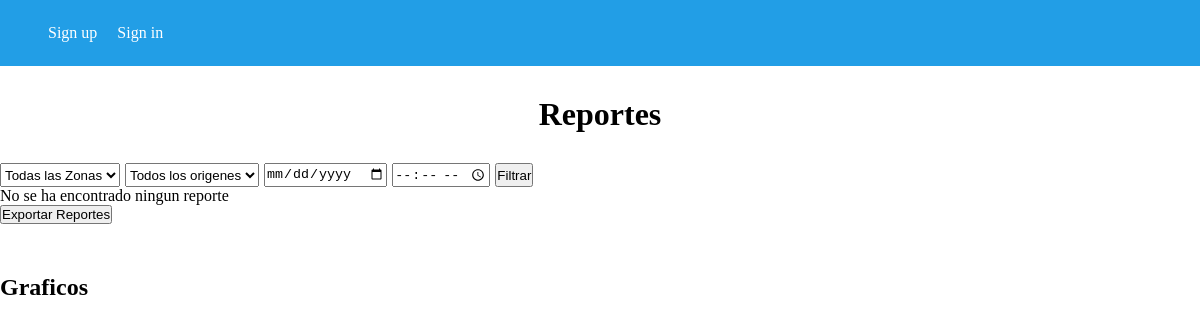
/verReportes/, run on an earlier commit of the app's database.
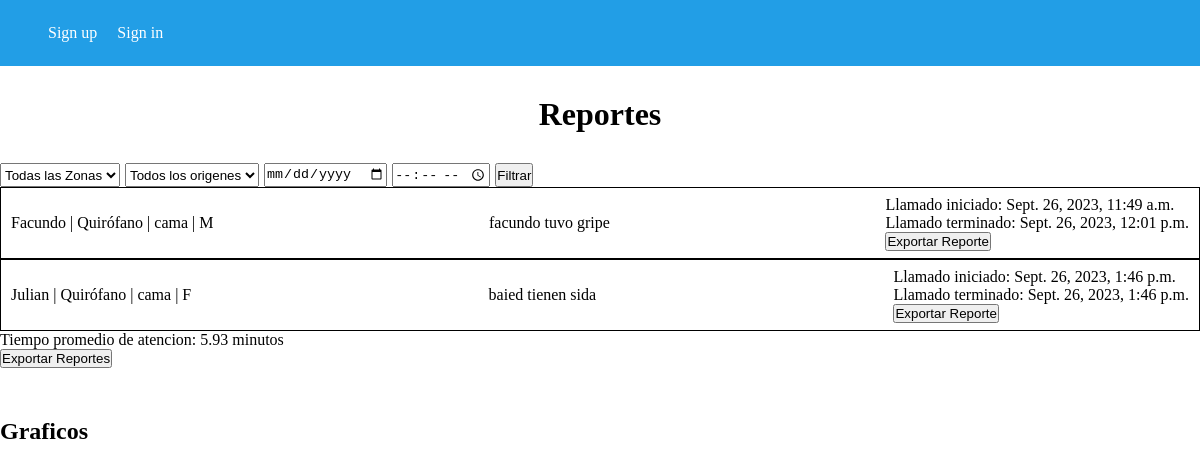
And on a later commit of the database.
### administracion/models.py (models this page shows, shortened)
class Reporte(models.Model):
    tipo = models.CharField(default="", max_length=100)
    consulta = models.TextField(default="")
    zona = models.ForeignKey(Zona, on_delete=models.CASCADE, default=1)
    llamado = models.ForeignKey(Llamado, default=None, on_delete=models.CASCADE)
    created_at = models.DateTimeField(default=timezone.now)

class Llamado(models.Model):
    paciente = models.ForeignKey(Paciente, default=None, on_delete=models.CASCADE)
    zona = models.ForeignKey(Zona, default=None, on_delete=models.CASCADE)
    origen = models.CharField(max_length=20)
    created_at = models.DateTimeField(default=timezone.now)

class Paciente(models.Model):
    nombre_paciente = models.CharField(max_length=100)
    apellido_paciente = models.CharField(max_length=100)
    dni_paciente = models.CharField(max_length=100)
    fecha_nac_paciente = models.DateField()
    medico_asignado = models.ForeignKey(Medico, null=True, on_delete=models.CASCADE)
    zona = models.ForeignKey(Zona, default=None, on_delete=models.CASCADE)
    perfil = models.ForeignKey(Perfil, default=None, on_delete=models.CASCADE)
    domicilio_paciente = models.CharField(max_length=100, default="")
    genero_paciente = models.CharField(max_length=1, default="")
    telefono_paciente = models.CharField(null=True, default="", max_length=10)
    email_paciente = models.CharField(max_length=100, default="")
    grupo_sanguineo = models.CharField(max_length=5, default="")
    peso_paciente_kg = models.IntegerField(default=0)
    altura_paciente = models.IntegerField(default=0)
    alergias = models.TextField(default="")

class Zona(models.Model):
    nombre_zona = models.CharField(max_length=50)
    cant_pacientes = models.IntegerField()
    def __str__(self):
        return self.nombre_zona

### administracion/views.py (the view, shortened to what this page needs)
# urls.py: path('verReportes/', views.verReportes, name='verReportes'),
def verReportes(req):
    zonasTotales = Zona.objects.all()
    reportes = Reporte.objects.all()
    tiempo_promedio = []
    for reporte in reportes:
        fecha_inicio = reporte.llamado.created_at
        fecha_finalizacion = reporte.created_at
        tiempo_transcurrido = fecha_finalizacion - fecha_inicio
        tiempo_transcurrido_en_segundos = tiempo_transcurrido.total_seconds()
        tiempo_transcurrido_en_minutos = tiempo_transcurrido_en_segundos / 60
        tiempo_transcurrido_en_minutos_redondeado = round(tiempo_transcurrido_en_minutos, 2)
        tiempo_promedio.append(tiempo_transcurrido_en_minutos_redondeado)
    if reportes:
        tiempo_promedio = sum(tiempo_promedio) / len(reportes)
    pacientes_por_zona = Paciente.objects.values('zona__nombre_zona').annotate(num_pacientes=Count('id')).order_by('zona__nombre_zona')
    zonas = [item['zona__nombre_zona'] for item in pacientes_por_zona]
    num_pacientes_por_zona = [item['num_pacientes'] for item in pacientes_por_zona]
    reportes_por_zona = Reporte.objects.values('zona__nombre_zona').annotate(num_reportes=Count('id')).order_by('zona__nombre_zona')
    zonas_reportes = [item['zona__nombre_zona'] for item in reportes_por_zona]
    num_reportes_por_zona = [item['num_reportes'] for item in reportes_por_zona]
    reportes_por_genero = Reporte.objects.values('llamado__paciente__genero_paciente').annotate(num_reportes=Count('id'))
    for item in reportes_por_genero:
        item['porcentaje'] = (item['num_reportes'] / Reporte.objects.count()) * 100
    reportes_por_origen = Reporte.objects.values('llamado__origen').annotate(num_reportes=Count('id'))
    for item in reportes_por_origen:
        item['porcentaje'] = (item['num_reportes'] / Reporte.objects.count()) * 100
    return render(req, 'reportes.html', {
        'reportes': reportes,
        'zonas': zonasTotales,
        'tiempo_promedio':tiempo_promedio,
        'zonaReporte':list(zonas), # Esto es para pasar los datos a las estadisticas
        'pacientesPorZona': num_pacientes_por_zona,
        'reportesPorZona': num_reportes_por_zona,
        'zonas_reportes': zonas_reportes,
        'reportesPorGenero': list(reportes_por_genero),
        'reportesPorOrigen': list(reportes_por_origen)
    })

### administracion/templates/reportes.html (shortened to what this page needs)
{% extends 'base.html' %}
{% load static %}
    {% block content %}
    <h1>Reportes</h1>
    <div class="filtrar">
        <form action="{% url 'verReportes' %}" method="POST">
            <select name="filtroZona" id="">
                <option value="">Todas las Zonas</option>
            </select>
            <select name="origenLlamado" id="">
                <option value="cama">Todos los origenes</option>
            </select>
            <input type="date" name="fechaReporte" placeholder="Fecha del Reporte">
            <div class="filtrarPorHora">
                <input type="time" name="horaReporte" class="inputHora" step="60" placeholder="Hora del Reporte">
            </div>
            <button type="submit" name="filtrar">Filtrar</button>
        </form>
    </div>
    <div class="reportes">
        {% if reportes %}
            {% for reporte in reportes %}
                <div class="reporte">
                    <p>{{reporte.llamado.paciente.nombre_paciente}} | {{reporte.llamado.zona}} | {{reporte.llamado.origen}} | {{reporte.llamado.paciente.genero_paciente}}</p>
                    <p>{{reporte.consulta}}</p>
                    <div>
                        <p>Llamado iniciado: {{reporte.llamado.created_at}}</p>
                        <p>Llamado terminado: {{reporte.created_at}}</p>
                        <a href="{% url 'exportarIdReportes' reporte.id %}"><button>Exportar Reporte</button></a>
                    </div>
                </div>
            {% endfor %}
            <p>Tiempo promedio de atencion: {{tiempo_promedio}} minutos</p>
        {% else %}
                <p>No se ha encontrado ningun reporte</p>
        {% endif %}
        <a href="{% url 'exportarReportes' %}"><button>Exportar Reportes</button></a>
    </div>
    <h2 class="graficos">Graficos</h2>
    {% endblock content %}

What changed in the data, as far as the page shows it:
added Reporte: llamado.paciente.nombre_paciente "Facundo", llamado.zona "Quirófano", llamado.origen "cama", llamado.paciente.genero_paciente "M", consulta "facundo tuvo gripe", llamado.created_at "Sept. 26, 2023, 11:49 a.m.", created_at "Sept. 26, 2023, 12:01 p.m."
added Reporte: llamado.paciente.nombre_paciente "Julian", llamado.zona "Quirófano", llamado.origen "cama", llamado.paciente.genero_paciente "F", consulta "baied tienen sida", llamado.created_at "Sept. 26, 2023, 1:46 p.m.", created_at "Sept. 26, 2023, 1:46 p.m."
Also different on the page:
{{ tiempo_promedio }}: (not shown) → "5.93"
text no longer shown: "No se ha encontrado ningun reporte"
text now shown: "Tiempo promedio de atencion: minutos"
